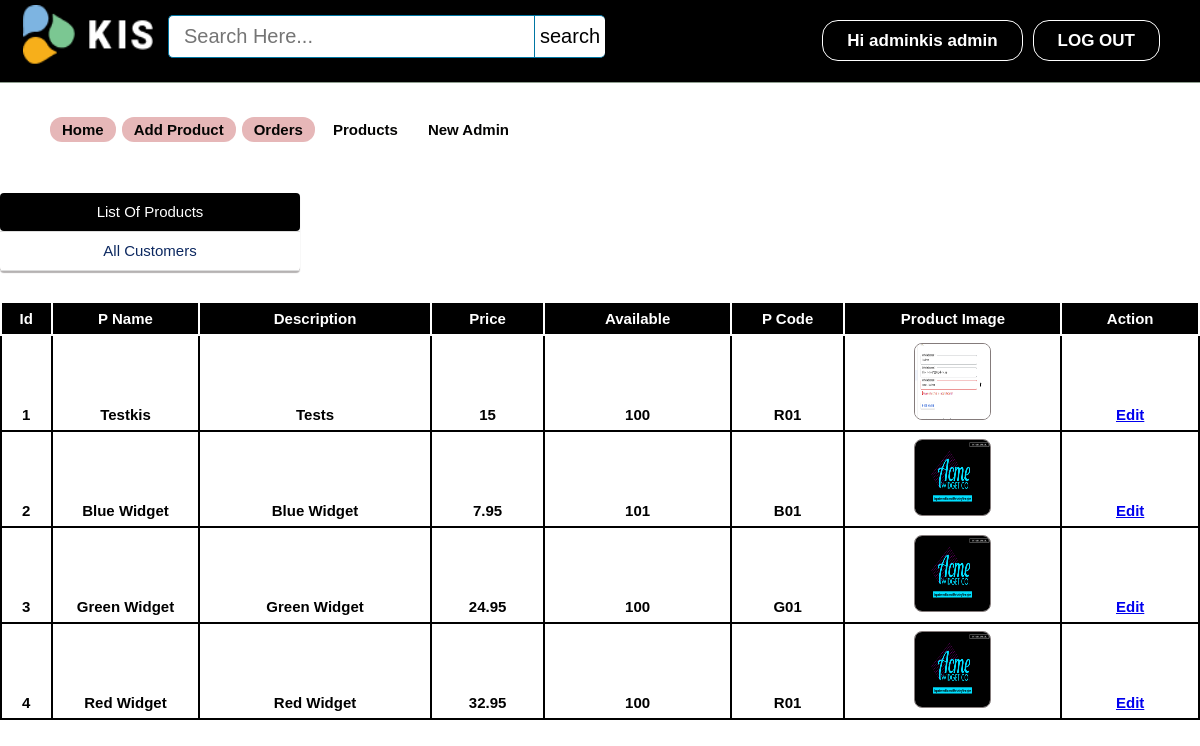
The page /admin/report.php (signed in) on the database as committed earlier.
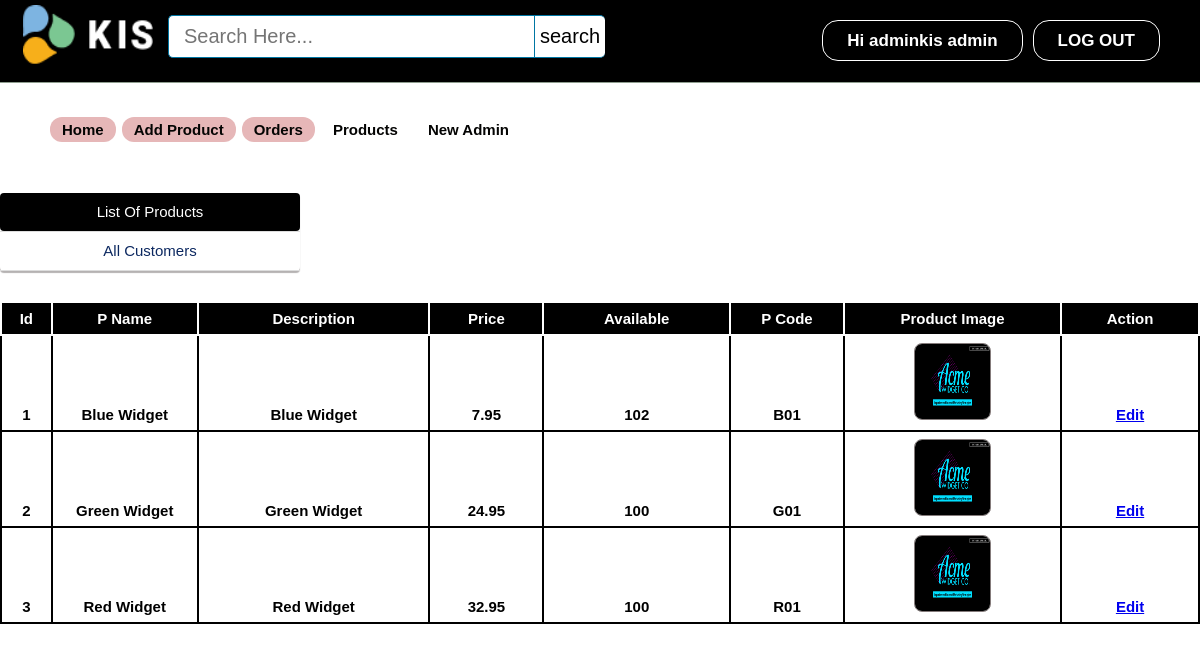
The same page on the database as committed later.
### tables this page shows
CREATE TABLE `products` (
  `id` int(11) NOT NULL,
  `pName` varchar(100) NOT NULL,
  `price` varchar(11) NOT NULL,
  `piece` int(11) NOT NULL,
  `description` text NOT NULL,
  `available` int(11) NOT NULL,
  `category` varchar(100) NOT NULL,
  `type` varchar(100) NOT NULL,
  `item` varchar(100) NOT NULL,
  `pCode` varchar(20) NOT NULL,
  `picture` text NOT NULL
);

### admin/report.php (the view, shortened to what this page needs)
<?php include ( "../inc/connect.inc.php" ); ?>
<?php
if (!isset($_SESSION['admin_login'])) {
	header("location: login.php");
	$user = "";
}
else {
	$user = $_SESSION['admin_login'];
	$result = mysqli_query($con, "SELECT * FROM admin WHERE id='$user'");
		$get_user_email = mysqli_fetch_assoc($result);
			$uname_db = $get_user_email['firstName'];
			$utype_db=$get_user_email['type'];
}
?>
<!doctype html>
<html>
	<head>
		<link rel="stylesheet" type="text/css" href="../css/style.css">
	</head>
	<body class="home-welcome-text" style="">
		<div class="homepageheader">
			<div class="signinButton loginButton">
				<div class="uiloginbutton signinButton loginButton" style="margin-right: 40px;">
					<?php
						if ($user!="") {
							echo '<a style="text-decoration: none;color: #fff;" href="logout.php">LOG OUT</a>';
						}
					 ?>
				</div>
				<div class="uiloginbutton signinButton loginButton">
					<?php
						if ($user!="") {
							echo '<a style="text-decoration: none;color: #fff;" href="login.php">Hi '.$uname_db.' <span style="color: #fff;">'. $utype_db.'</span></a>';
						}
						else {
							echo '<a style="text-decoration: none;color: #fff;" href="login.php">LOG IN</a>';
						}
					 ?>
				</div>
			</div>
			<div style="float: left; margin: 5px 0px 0px 23px;">
				<a href="index.php">
					<img style=" height: 60px; width: 130px;" src="../image/cart.png">
				</a>
			</div>
			<div class="">
				<div id="srcheader">
					<form id="newsearch" method="get" action="http://www.google.com">
					        <input type="text" class="srctextinput" name="q" size="21" maxlength="120"  placeholder="Search Here..."><input type="submit" value="search" class="srcbutton" >
					</form>
				</div>
			</div>
		</div>
		<div class="categolis">
			<table>
				<tr>
					<th>
						<a href="index.php" style="text-decoration: none;color: #040403;padding: 4px 12px;background-color: #e6b7b8;border-radius: 12px;font-size: 15px;">Home</a>
					</th>
					<th><a href="addproduct.php" style="text-decoration: none;color: #040403;padding: 4px 12px;background-color: #e6b7b8;border-radius: 12px;font-size: 15px;">Add Product</a></th>
					<th><a href="orders.php" style="text-decoration: none;color: #040403;padding: 4px 12px;background-color: #e6b7b8;border-radius: 12px;font-size: 15px;">Orders</a></th>
					<?php
						if($utype_db == 'admin'){
							echo '<th><a href="report.php" style="text-decoration: none;color: #040403;padding: 4px 12px;border-radius: 12px;font-size: 15px;">Products</a></th>
								<th><a href="newadmin.php" style="text-decoration: none;color: #040403;padding: 4px 12px;border-radius: 12px;font-size: 15px;">New Admin</a></th>';
						}
					?>
				</tr>
			</table>
		</div>
		<div style="margin-top: 20px;">
			<div style="width: 1200px; margin: 0 auto;">
				<ul>
					<li style="float: left;margin-bottom:30px;" >
						<div class="settingsleftcontent">
							<ul>
								<ul>
								<li><?php echo '<a href="report.php" style=" background-color: #000; border-radius: 4px; color: #fff;" >List Of Products</a>'; ?></li>
								<li><?php echo '<a href="all_customer.php" >All Customers</a>'; ?></li>
							</ul>
							</ul>
						</div>
					</li>
					<li style="background-color: #fff;margin-top:30px;">
						<div>
							<table class="rightsidemenu">
								<tr style="font-weight: bold;color:#fff;" colspan="10" bgcolor="#000">
									<th>Id</th>
									<th>P Name</th>
									<th>Description</th>
									<th>Price</th>
									<th>Available</th>
									<th>P Code</th>
									<th>Product Image</th>
									<th>Action</th>
								</tr>
								<tr>
									<?php include ( "../inc/connect.inc.php");
									$query = "SELECT * FROM products ORDER BY id DESC";
									$run = mysqli_query($con, $query);
									$i=1;
									while ($row=mysqli_fetch_assoc($run)) {
										$id = $row['id'];
										$pName = substr($row['pName'], 0,50);
										$descri = $row['description'];
										$price = $row['price'];
										$available = $row['available'];
										$pCode = $row['pCode'];
										$picture = $row['picture'];
									 ?>
									<th><?php echo $i; ?></th>
									<th><?php echo $pName; ?></th>
									<th><?php echo $descri; ?></th>
									<th><?php echo $price; ?></th>
									<th><?php echo $available; ?></th>
									<th><?php echo $pCode; ?></th>
									<th><?php echo '<div class="home-prodlist-img">
													<img src="../image/product/'.$picture.'" class="home-prodlist-imgi" style="height: 75px; width: 75px;">
												</div>' ?></th>
									<th><?php echo '<div class="home-prodlist-img"><a href="editproduct.php?epid='.$id.'">
													Edit
													</a>
												</div>' ?></th>
								</tr>
								<?php $i++;} ?>
							</table>
						</div>
					</li>
				</ul>
			</div>
		</div>
	</body>
</html>

Rows that differ between the two databases and show on the page:
removed products: pName "Testkis", description "Tests", price "15", available "100", pCode "R01", picture (picture)
changed products "Blue Widget": available "101" → "102"
